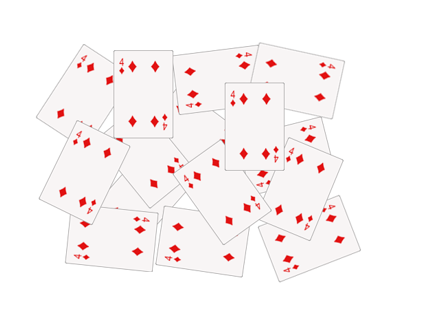
//> input picture OpenCV_Tutorial/OpenCV-Basic/34.图像分割综合例子/image/test_image.png, 433 x 325 px
$ ./main   (built with g++ and OpenCV 4)
//> lines starting //> are read from the running program, lines starting //| are printed output that depends on the picture; after the words box and inside, x2 and y2 are one past the last pixel; in counts of white or black regions, pixels touching at a corner belong together
#include<opencv2/opencv.hpp>
#include<iostream>
#include<math.h>

using namespace std;
using namespace cv;

int main(int argc, char** aggv) {
	char input_win[] = "input image";

	char watershed_win[] = "watershed segmentation demo";
	Mat src = imread("C:/Users/DataH/Desktop/GitHub/OpenCV/OpenCV_Tutorial/OpenCV-Basic/34.图像分割综合例子/image/test_image.png");
//> src is the input picture: 325 rows x 433 cols, CV_8UC3; mean B, G, R 245.5, 245.5, 250.5

	if (src.empty()) {
		printf("could not load image...\n");
		return -1;
	}

	namedWindow(input_win, CV_WINDOW_AUTOSIZE);
	imshow(input_win, src);

	// 1.change the background
	for (int row = 0; row < src.rows; row++) {
		for (int col = 0; col < src.cols; col++) {
			if (src.at<Vec3b>(row, col) == Vec3b(255, 255, 255)) {
				src.at<Vec3b>(row, col)[0] = 0;
				src.at<Vec3b>(row, col)[1] = 0;
				src.at<Vec3b>(row, col)[2] = 0;
			}
		}
	}
	namedWindow("background output", CV_WINDOW_AUTOSIZE);
	imshow("background output", src);

	// 2.sharp(锐化，为下一步二值化做准备，提高对比度)
	// create kernel
	Mat kernel = (Mat_<float>(3, 3) << 1, 1, 1, 1, -8, 1, 1, 1, 1);
	// make it more sharp
	Mat imgLaplance;
	Mat sharp = src;
	filter2D(sharp, imgLaplance, CV_32F, kernel, Point(-1, -1), 0);
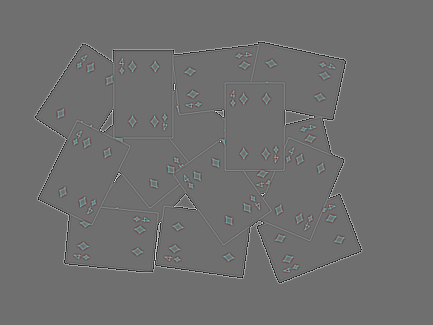
//> imgLaplance: 325 rows x 433 cols, CV_32FC3; mean B, G, R 0, 0, 0; drawn with min black and max white
	src.convertTo(sharp, CV_32F);
	Mat imgResult = sharp - imgLaplance;
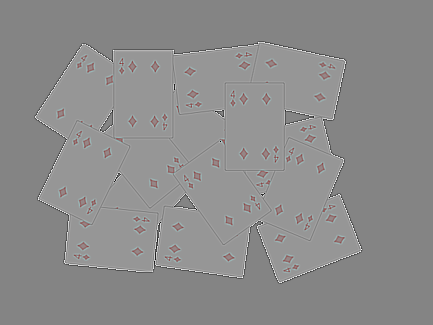
//> imgResult: 325 rows x 433 cols, CV_32FC3; mean B, G, R 101.4, 101.4, 106.5; drawn with min black and max white
	// show
	imgResult.convertTo(imgResult, CV_8UC3);
//> imgResult: 325 rows x 433 cols, CV_8UC3
	imgLaplance.convertTo(imgLaplance, CV_8UC3);
//> imgLaplance: 325 rows x 433 cols, CV_8UC3
	namedWindow("sharp result", CV_WINDOW_AUTOSIZE);
	imshow("sharp result", imgResult);

	// 3.conver to binary
	Mat binImg;
	cvtColor(imgResult, binImg, CV_BGR2GRAY);
	threshold(binImg,binImg,40,255,CV_THRESH_BINARY|CV_THRESH_OTSU);
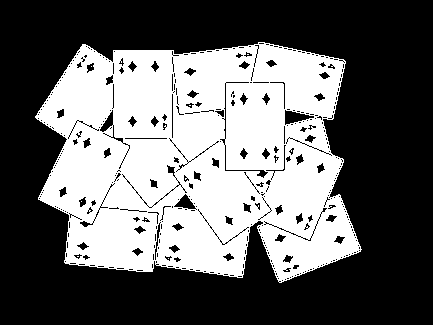
//> binImg: 325 rows x 433 cols, CV_8UC1; 40.2% white; 7 white regions (6 under 20 px), largest, box (x1, y1, x2, y2) and area: (35, 42, 362, 283) 56630
	imshow("Binary Image", binImg);

	// 4.distance tranformation
	Mat distImg;
	distanceTransform(binImg, distImg, CV_DIST_L1, 3,5);
	// 5.再次进行二值化，得到标记
	normalize(distImg, distImg, 0, 1., NORM_MINMAX);
	imshow("distance image", distImg);
	// 6.try to get marker(使用阈值的方式保留距离大于0.4的值)
	threshold(distImg, distImg, 0.2, 1,CV_THRESH_BINARY);
//> distImg: 325 rows x 433 cols, CV_32FC1; values 0 (black) and 1 (white), 20.2% white; 26 white regions (9 under 20 px), largest, box (x1, y1, x2, y2) and area: (117, 55, 169, 134) 2665, (45, 130, 123, 216) 2650, (230, 87, 280, 166) 2565
	// 7.腐蚀
	Mat k1 = Mat::ones(13,13,CV_8UC1);
	erode(distImg, distImg, k1, Point(-1, -1));
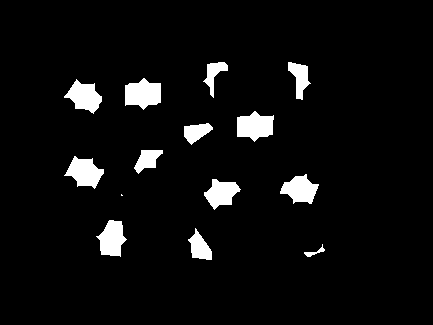
//> distImg: 325 rows x 433 cols, CV_32FC1; values 0 (black) and 1 (white), 5.2% white; 14 white regions (1 under 20 px), largest, box (x1, y1, x2, y2) and area: (125, 78, 161, 110) 834, (237, 111, 274, 142) 804, (64, 156, 104, 189) 757
	imshow("distance binary image", distImg);

	// 通过以上的结果得出来之后一个个点事一样的，这时候我们需要给它们进行编号
	// marker(进行标记之前要把图像转换成八位的)
	Mat dist_8u;
	distImg.convertTo(dist_8u, CV_8U);
//> dist_8u: 325 rows x 433 cols, CV_8UC1; values 0 (black) and 1 (white), 5.2% white; 14 white regions (1 under 20 px)
	// find contours
	vector<vector<Point>> contours;
	findContours(dist_8u, contours, RETR_EXTERNAL, CHAIN_APPROX_SIMPLE, Point(0, 0));
//> contours = 14 contours, 1 with area under 20; largest, box (x1, y1, x2, y2) and area: (125, 78, 161, 110) 778, (237, 111, 274, 142) 748, (64, 156, 104, 189) 702, (64, 79, 102, 114) 690, (96, 220, 127, 257) 679

	// create markers image
	Mat markers = Mat::zeros(src.size(), CV_32SC1);
	// draw markers
	for (size_t i = 0; i < contours.size(); i++) {
		drawContours(markers, contours, static_cast<int>(i), Scalar::all(static_cast<int>(i) + 1),-1);
	}
//> this loop made 14 passes
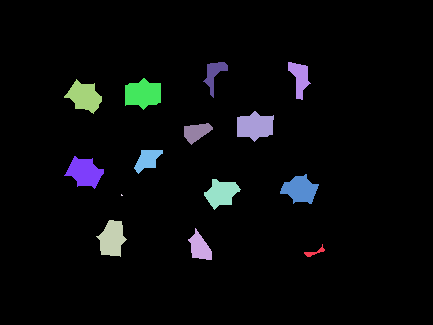
//> markers: 325 rows x 433 cols, CV_32SC1; 15 distinct labels, from 0 to 14; one colour per label, 0 black

	// draw background circle
	circle(markers, Point(5, 5),3,CV_RGB(255, 255, 255), -1);
//> markers: 325 rows x 433 cols, CV_32SC1; 16 distinct labels, from 0 to 255
	imshow("markers demo", markers * 1000);

	// perform watershed
	watershed(src, markers);
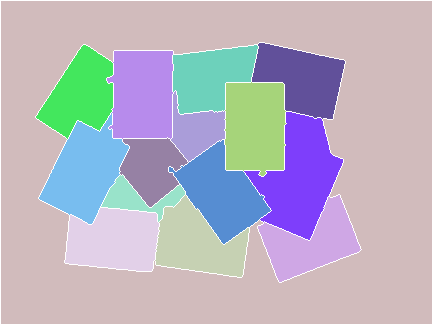
//> markers: 325 rows x 433 cols, CV_32SC1; 16 distinct labels, from -1 to 255; one colour per label, 0 black, -1 white
	Mat mark = Mat::zeros(markers.size(), CV_8UC1);
	markers.convertTo(mark, CV_8UC1);
	// 取反
	bitwise_not(mark, mark, Mat());
	imshow("watershed image",mark);

	// 以上得到的结果得到不同的灰度区域，一下就是对这些灰度区域进行不同的着色

	// generate random color
	vector<Vec3b> colors;
	for (size_t i = 0; i < contours.size(); i++) {
		int r = theRNG().uniform(0, 255);
		int g = theRNG().uniform(0, 255);
		int b = theRNG().uniform(0, 255);
		colors.push_back(Vec3b((uchar)b, (uchar)g, (uchar)r));
	}

	// fill with color and display final result
	Mat dst = Mat::zeros(markers.size(), CV_8UC3);
	for (int row = 0; row < markers.rows; row++) {
		for (int col = 0; col < markers.cols; col++) {
			int index = markers.at<int>(row, col);
			if (index > 0 && index <= static_cast<int>(contours.size())) {
				dst.at<Vec3b>(row, col) = colors[index - 1];
			}
			else {
				dst.at<Vec3b>(row, col) = Vec3b(0, 0, 0);
			}
		}
	}
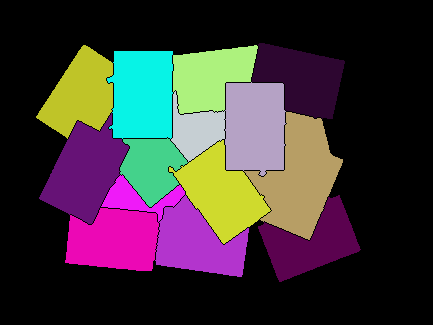
//> dst: 325 rows x 433 cols, CV_8UC3; mean B, G, R 55.8, 52.8, 61.4
	imshow("Final Result", dst);


	waitKey(0);
	return 0;
}
